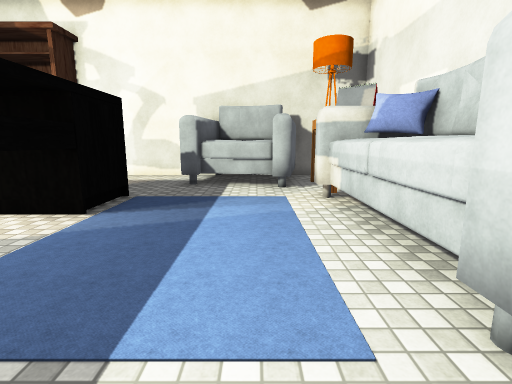
view 1 (above)

16 first-person views from a walk through a scene from a Unity 3-D project. The camera is 1.5 m above the floor, tilts 10° down and sees 85° across. The floor is counted in squares, 1 m on a side. Each view is taken from the middle of a square. On the plan, view 1 faces up. The plan holds only what a view shows up to about 14 squares ahead; the rest is blank. The place goes on beyond the plan. The player character is not drawn. Some surface patterns are stand-ins.

view 2
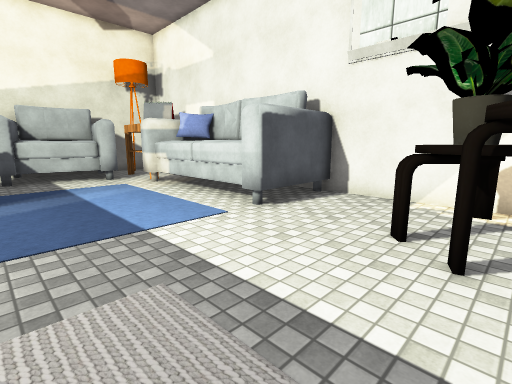

view 3
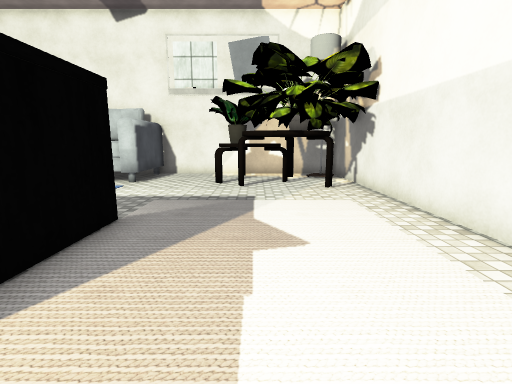

view 4
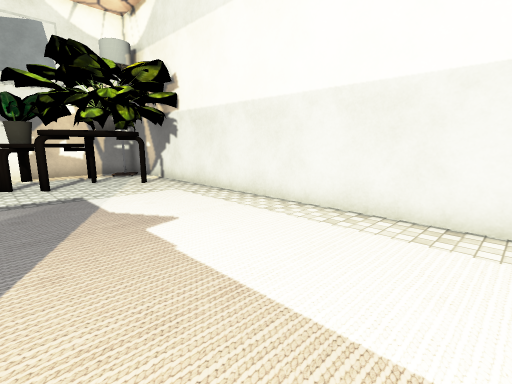

view 5
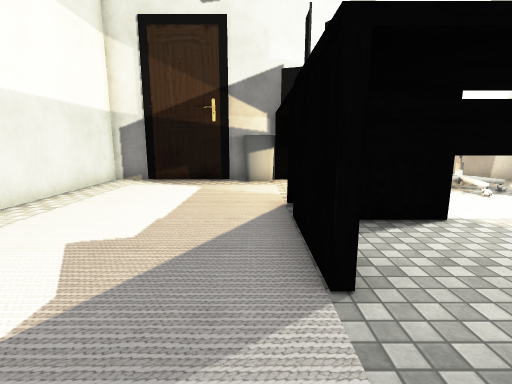

view 6
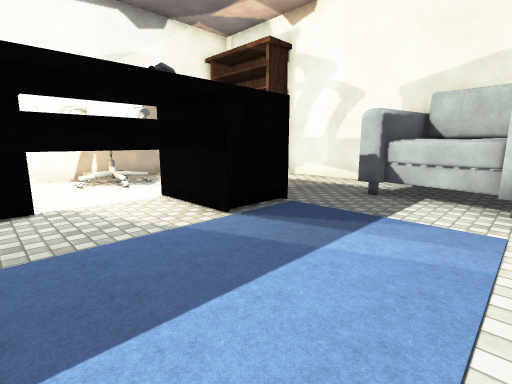

view 7
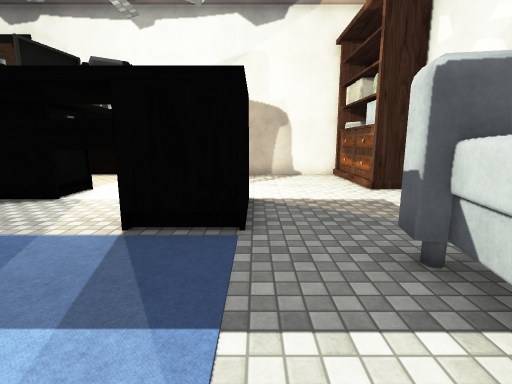

view 8
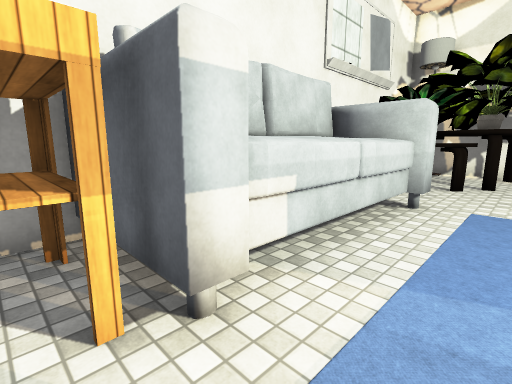

view 9
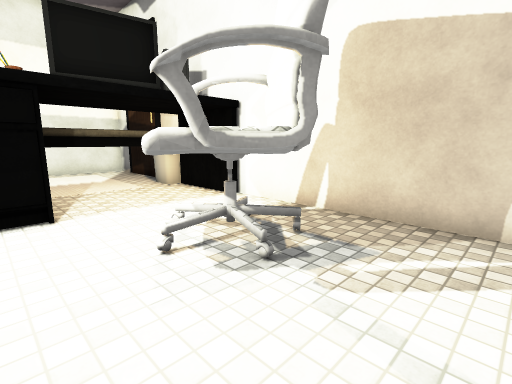

view 10
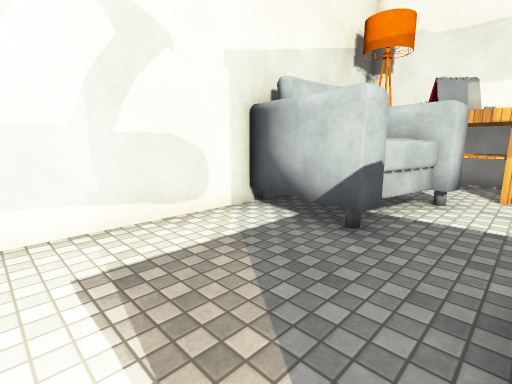

view 11
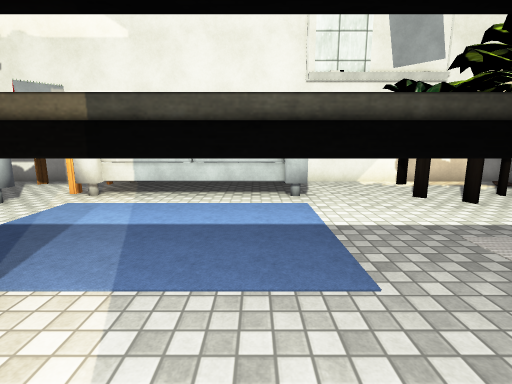

view 12
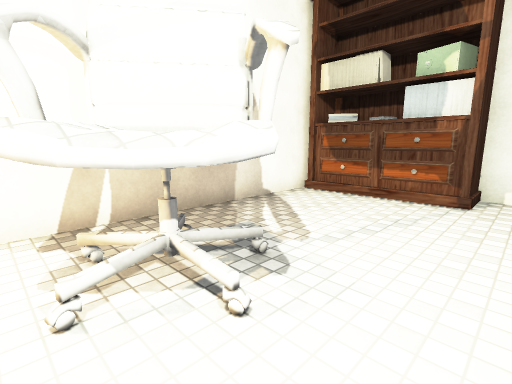

view 13
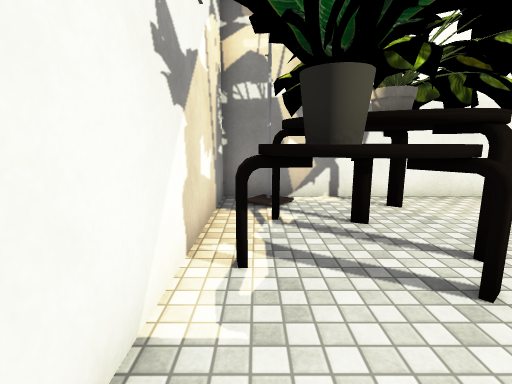

view 14
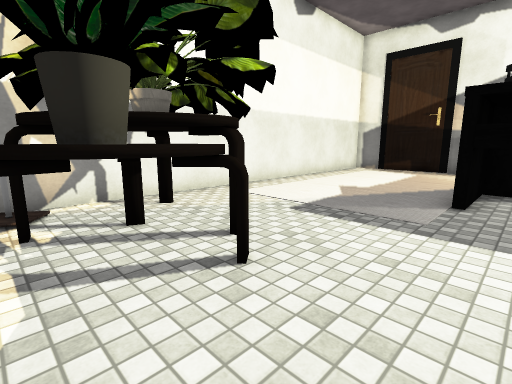

view 15
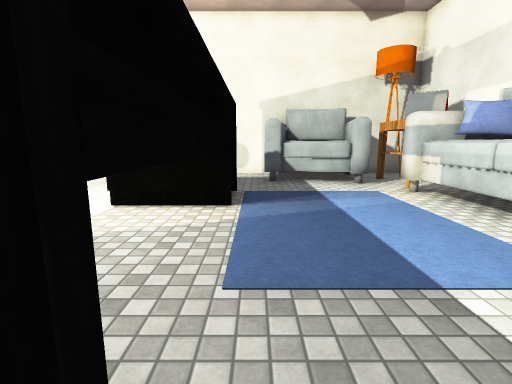

view 16
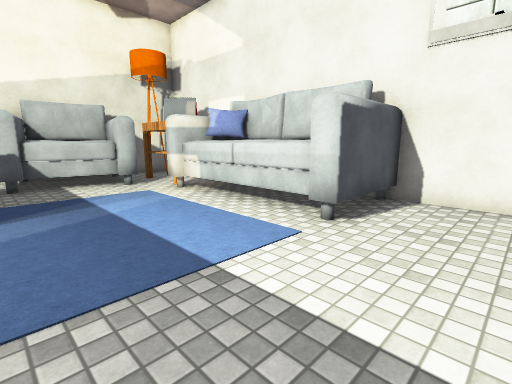

### Floor plan
Key: @ floor where view 1 was taken; # wall or solid block; . floor; L lamp; T table; P pillow; H thing the floor can be seen under or through; C chair; O other object.
Columns run from 13 left of view 1 to 5 right of it. Each row starts with its distance up from view 1.
 13      ######O   ####
 12 #OOOOO.....OOOOOL.#
 11 #..........OO OT T#
 10 #.........OOOOOTT #
  9 #.............OTTT#
  8 #......  #.....TTT#
  7 #..C..    .....OOO
  6 #.#CC.    .....OOP
  5 #.CCC....H.....OOO
  4 #..C.....H.....OOO
  3 #....  ..H.....OOO
  2 ##...  #.H.....OOO#
  1  #...   .H........#
  0 ##HHHH   H...@....#
 -1 OO................#
 -2 #.............OOOO#
 -3 #.............OOOO#
 -4 #..............OO #
 -5 #.............O.OO#
 -6 #.............O..L#
 -7  ##################

Positions as (right, up) in squares from view 1, and headings:
1: (0, 0), facing up
2: (-3, -3), facing up-right
3: (-9, -3), facing right
4: (-10, -1), facing down-right
5: (-1, -1), facing left
6: (1, 2), facing up-left
7: (1, 8), facing left
8: (0, 9), facing down-right
9: (-7, 9), facing down-left
10: (-7, 8), facing up-right
11: (-6, 3), facing right
12: (-7, 4), facing up-left
13: (4, 1), facing down
14: (4, 1), facing down-left
15: (-3, -1), facing up
16: (-3, -1), facing up-right
